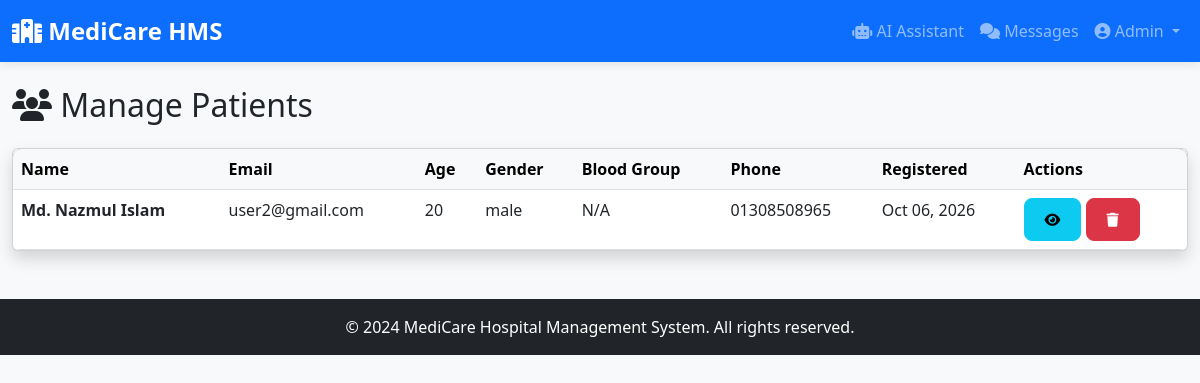
The app's page /patients (signed in) with its own data.
### models/user.py (models this page shows, shortened)
class User(UserMixin, db.Model):
    __tablename__ = 'users'
    id = db.Column(db.Integer, primary_key=True)
    name = db.Column(db.String(100), nullable=False)
    email = db.Column(db.String(120), unique=True, nullable=False)
    password = db.Column(db.String(255), nullable=False)
    role = db.Column(db.String(20), nullable=False)  # admin, doctor, patient
    created_at = db.Column(db.DateTime, default=datetime.utcnow)
    is_active = db.Column(db.Boolean, default=True)
    doctor_profile = db.relationship('Doctor', backref='user', uselist=False, cascade='all, delete-orphan')
    patient_profile = db.relationship('Patient', backref='user', uselist=False, cascade='all, delete-orphan')
    notifications = db.relationship('Notification', backref='user', lazy='dynamic', cascade='all, delete-orphan')

### models/patient.py (models this page shows, shortened)
class Patient(db.Model):
    __tablename__ = 'patients'
    id = db.Column(db.Integer, primary_key=True)
    user_id = db.Column(db.Integer, db.ForeignKey('users.id'), nullable=False)
    age = db.Column(db.Integer)
    gender = db.Column(db.String(10))
    phone = db.Column(db.String(20))
    address = db.Column(db.Text)
    blood_group = db.Column(db.String(5))
    created_at = db.Column(db.DateTime, default=datetime.utcnow)
    appointments = db.relationship('Appointment', backref='patient', lazy='dynamic')
    prescriptions = db.relationship('Prescription', backref='patient', lazy='dynamic')
    reports = db.relationship('Report', backref='patient', lazy='dynamic', cascade='all, delete-orphan')
    ai_suggestions = db.relationship('AISuggestion', backref='patient', lazy='dynamic', cascade='all, delete-orphan')

### routes/admin.py (the view)
@admin_bp.route('/patients')
@login_required
@admin_required
def patients():
    all_patients = Patient.query.join(User).all()
    return render_template('admin_patients.html', patients=all_patients)

### app.py (called while the page is built)
@login_manager.user_loader
def load_user(user_id):
    return User.query.get(int(user_id))

### routes/admin.py (called while the page is built)
def admin_required(f):
    @wraps(f)
    def decorated_function(*args, **kwargs):
        if not current_user.is_authenticated or current_user.role != 'admin':
            flash('Access denied. Admin only.', 'error')
            return redirect(url_for('auth.login'))
        return f(*args, **kwargs)
    return decorated_function

### templates/admin_patients.html (shortened to what this page needs)
{% extends 'base.html' %}
{% block content %}
<div class="row">
    <div class="col-12">
        <h2 class="mb-4"><i class="fas fa-users"></i> Manage Patients</h2>
        <div class="card shadow">
            <div class="card-body p-0">
                <div class="table-responsive">
                    <table class="table table-hover mb-0">
                        <thead class="table-light">
                            <tr>
                                <th>Name</th>
                                <th>Email</th>
                                <th>Age</th>
                                <th>Gender</th>
                                <th>Blood Group</th>
                                <th>Phone</th>
                                <th>Registered</th>
                                <th>Actions</th>
                            </tr>
                        </thead>
                        <tbody>
                            {% for patient in patients %}
                            <tr>
                                <td><strong>{{ patient.user.name }}</strong></td>
                                <td>{{ patient.user.email }}</td>
                                <td>{{ patient.age or 'N/A' }}</td>
                                <td>{{ patient.gender or 'N/A' }}</td>
                                <td>
                                    {% if patient.blood_group %}
                                    <span class="badge bg-danger">{{ patient.blood_group }}</span>
                                    {% else %}
                                    N/A
                                    {% endif %}
                                </td>
                                <td>{{ patient.phone or 'N/A' }}</td>
                                <td>{{ patient.created_at.strftime('%b %d, %Y') }}</td>
                                <td>
                                    <button class="btn btn-sm btn-info" data-bs-toggle="modal"
                                            data-bs-target="#viewPatient{{ patient.id }}">
                                        <i class="fas fa-eye"></i>
                                    </button>
                                    <form method="POST" action="{{ url_for('admin.delete_user', user_id=patient.user_id) }}"
                                          class="d-inline"
                                          onsubmit="return confirm('Are you sure?');">
                                        <button class="btn btn-sm btn-danger">
                                            <i class="fas fa-trash"></i>
                                        </button>
                                    </form>
                                </td>
                            </tr>
                            {% else %}
                            <tr>
                                <td colspan="8" class="text-center py-4">No patients registered yet</td>
                            </tr>
                            {% endfor %}
                        </tbody>
                    </table>
                </div>
            </div>
        </div>
    </div>
</div>
{% endblock %}

### templates/base.html (shortened to what this page needs)
<!DOCTYPE html>
<html lang="en" data-theme="light">
<head>
    <link href="https://cdn.jsdelivr.net/npm/bootstrap@5.3.0/dist/css/bootstrap.min.css" rel="stylesheet">
    <link rel="stylesheet" href="https://cdnjs.cloudflare.com/ajax/libs/font-awesome/6.4.0/css/all.min.css">
    <link rel="stylesheet" href="{{ url_for('static', filename='css/style.css') }}">
</head>
<body>
    {% if current_user.is_authenticated %}
    <nav class="navbar navbar-expand-lg navbar-dark bg-primary">
        <div class="container-fluid">
            <a class="navbar-brand" href="/">
                <i class="fas fa-hospital"></i> MediCare HMS
            </a>
            <div class="collapse navbar-collapse" id="navbarNav">
                <ul class="navbar-nav ms-auto">
                    <li class="nav-item">
                        <a class="nav-link" href="{{ url_for('ai.assistant') }}">
                            <i class="fas fa-robot"></i> AI Assistant
                        </a>
                    </li>
                    <li class="nav-item">
                        <a class="nav-link" href="{{ url_for('chat.index') }}">
                            <i class="fas fa-comments"></i> Messages
                        </a>
                    </li>
                    <li class="nav-item dropdown">
                        <a class="nav-link dropdown-toggle" href="#" role="button" data-bs-toggle="dropdown">
                            <i class="fas fa-user-circle"></i> {{ current_user.name }}
                        </a>
                    </li>
                </ul>
            </div>
        </div>
    </nav>
    {% endif %}
    <div class="{% if current_user.is_authenticated %}container-fluid{% else %}container{% endif %} mt-4">
        {% block content %}{% endblock %}
    </div>
    <footer class="bg-dark text-white text-center py-3 mt-5">
        <p class="mb-0">&copy; 2024 MediCare Hospital Management System. All rights reserved.</p>
    </footer>
</body>
</html>

### static/CSS/style.css (style rules this page uses)
:root { --primary-color: #0d6efd; --secondary-color: #6c757d; --success-color: #198754; --danger-color: #dc3545; --warning-color: #ffc107; --info-color: #0dcaf0; --light-bg: #f8f9fa; --dark-bg: #212529; }
* { margin: 0; padding: 0; box-sizing: border-box; }
body { font-family: 'Segoe UI', Tahoma, Geneva, Verdana, sans-serif; background: var(--light-bg); transition: background 0.3s ease; }
.card { transition: transform 0.3s ease, box-shadow 0.3s ease; }
.btn { border-radius: 8px; padding: 10px 20px; font-weight: 500; transition: all 0.3s ease; }
.table { border-radius: 8px; overflow: hidden; }
.table thead { background: linear-gradient(135deg, #667eea 0%, #764ba2 100%); color: white; }
.navbar { box-shadow: 0 2px 10px rgba(0, 0, 0, 0.1); }
.navbar-brand { font-weight: 700; font-size: 1.5rem; }
footer { margin-top: auto; }

### records on screen
User: name "Admin"
Patient: user.name "Md. Nazmul Islam", user.email "user2@gmail.com", age "20", gender "male", shows "N/A", phone "01308508965", created_at "Oct 06, 2026"
